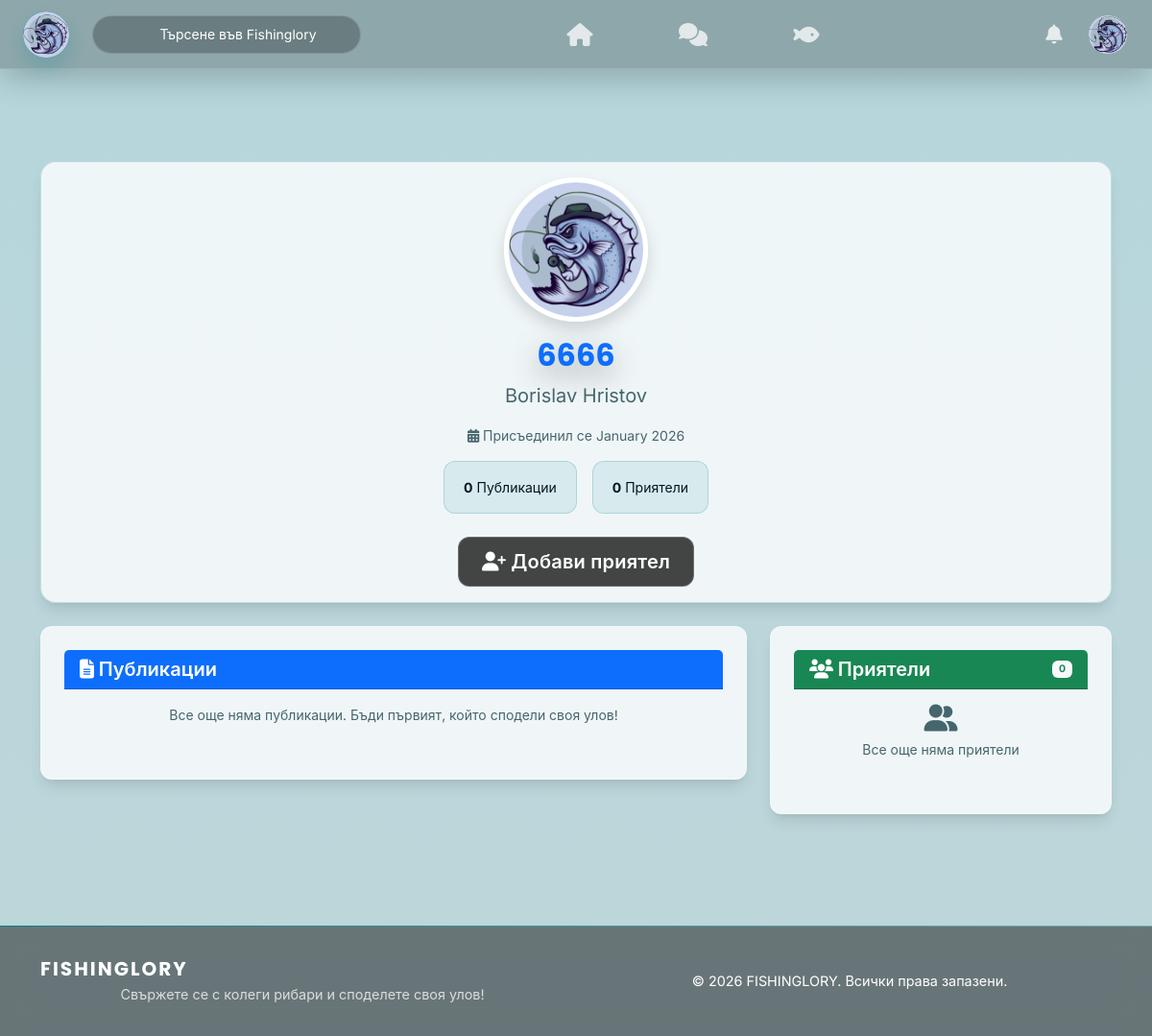
Screenshot of /be/users/profile.php?id=3 (signed in) with the database file from the repository.
### tables this page shows
CREATE TABLE `users` (
  `id` int(11) NOT NULL,
  `full_name` varchar(100) NOT NULL,
  `username` varchar(50) NOT NULL,
  `email` varchar(100) NOT NULL,
  `password_hash` varchar(255) NOT NULL,
  `role` enum('user','admin') DEFAULT 'user',
  `is_verified` tinyint(1) DEFAULT 0,
  `status` enum('active','banned') DEFAULT 'active',
  `created_at` timestamp NOT NULL DEFAULT current_timestamp(),
  `last_login` timestamp NULL DEFAULT NULL
);

### Config/languages.php (called while the page is built, shortened)
<?php
$lang = $_SESSION['lang'] ?? 'bg';
function __($key) {
    global $lang, $translations;
    return $translations[$lang][$key] ?? $key;
}
function getCurrentLang() {
    global $lang;
    return $lang;
}
?>

### Config/security.php (called while the page is built, shortened)
<?php
function generateCsrfToken() {
    return $_SESSION['csrf_token'];
}
function assetVersion(string $relativePath): string {
    $relativePath = ltrim($relativePath, "/\\");
    $fullPath = dirname(__DIR__) . DIRECTORY_SEPARATOR . $relativePath;
    if (is_file($fullPath)) {
        return (string) filemtime($fullPath);
    }
    return (string) time();
}

### Config/avatar_helper.php (called while the page is built, shortened)
<?php
function avatarAssetVersion($relativePath) {
    $absolutePath = __DIR__ . '/../' . ltrim($relativePath, '/');
    if (is_file($absolutePath)) {
        $mtime = filemtime($absolutePath);
        if ($mtime !== false) {
            return (string) $mtime;
        }
    }
    return null;
}
function resolveDefaultAvatarPath() {
    $theme = $_SESSION['theme'] ?? 'light';
    $isDark = ($theme === 'dark');
    $candidates = [
        'fe/assets/img/avatars/default_avatar_light.jpg',
        'fe/assets/img/default-avatar.png',
        'fe/assets/img/avatars/default.png',
        'fe/assets/img/logo_rounded.png',
    ];
    foreach ($candidates as $candidate) {
        if (is_file(__DIR__ . '/../' . $candidate)) {
            return $candidate;
        }
    }
    return 'fe/assets/img/logo.png';
}
function getUserAvatar($avatarUrl, $currentPath = null) {
    $defaultAvatar = resolveDefaultAvatarPath();
    $avatar = $avatarUrl ?? $defaultAvatar;
    if ($avatar !== $defaultAvatar && !is_file(__DIR__ . '/../' . $avatar)) {
        $avatar = $defaultAvatar;
    }
    if ($currentPath === null) {
        $currentPath = $_SERVER['PHP_SELF'] ?? '';
    }
    if (strpos($currentPath, '/fe/pages/') !== false) {
        if (strpos($avatar, 'fe/') === 0) {
            $path = '../../' . $avatar;
            if ($avatar === $defaultAvatar) {
                $version = avatarAssetVersion($defaultAvatar);
                if ($version !== null) {
                    $path .= '?v=' . $version;
                }
            }
            return $path;
        }
    } elseif (strpos($currentPath, '/be/') !== false) {
        if (strpos($avatar, 'fe/') === 0) {
            $path = '../../' . $avatar;
            if ($avatar === $defaultAvatar) {
                $version = avatarAssetVersion($defaultAvatar);
                if ($version !== null) {
                    $path .= '?v=' . $version;
                }
            }
            return $path;
        }
    }
    return $avatar;
}

### be/users/profile.php (the view, shortened to what this page needs)
<?php
require '../../config/database.php';
require '../../config/security.php';
require '../../config/languages.php';
$profileId = (int)($_GET['id'] ?? 0);
$currentUser = $_SESSION['user_id'] ?? 0;
$stmt = $pdo->prepare("
    SELECT u.id, u.username, u.full_name, u.created_at, up.avatar_url, up.bio, up.location, up.experience_level
    FROM users u
    LEFT JOIN user_profiles up ON u.id = up.user_id
    WHERE u.id = ?
");
$stmt->execute([$profileId]);
$user = $stmt->fetch();
$checkFriend = $pdo->prepare(
    "SELECT 1 FROM friends WHERE user_id = ? AND friend_id = ?"
);
$checkFriend->execute([$currentUser, $profileId]);
$isFriend = $checkFriend->fetch();
$pending = $pdo->prepare(
    "SELECT 1 FROM friend_requests
     WHERE sender_id = ? AND receiver_id = ? AND status = 'pending'"
);
$pending->execute([$currentUser, $profileId]);
$isPending = $pending->fetch();
$posts = [];
if ($isFriend || $currentUser === $profileId) {
    $stmt = $pdo->prepare("SELECT * FROM posts WHERE user_id = ? ORDER BY created_at DESC");
    $stmt->execute([$profileId]);
    $posts = $stmt->fetchAll();
} else {
    $stmt = $pdo->prepare("SELECT * FROM posts WHERE user_id = ? AND visibility = 'public' ORDER BY created_at DESC");
    $stmt->execute([$profileId]);
    $posts = $stmt->fetchAll();
}
$stmt = $pdo->prepare("
    SELECT COUNT(DISTINCT CASE
        WHEN user_id = ? THEN friend_id
        WHEN friend_id = ? THEN user_id
    END) as count
    FROM friends
    WHERE user_id = ? OR friend_id = ?
");
$stmt->execute([$profileId, $profileId, $profileId, $profileId]);
$friendCount = $stmt->fetch()['count'];
$stmt = $pdo->prepare("
    SELECT DISTINCT u.id, u.username, u.full_name, up.avatar_url
    FROM (
        SELECT friend_id as friend FROM friends WHERE user_id = ?
        UNION
        SELECT user_id as friend FROM friends WHERE friend_id = ?
    ) f
    JOIN users u ON u.id = f.friend
    LEFT JOIN user_profiles up ON u.id = up.user_id
    LIMIT 6
");
$stmt->execute([$profileId, $profileId]);
$friends = $stmt->fetchAll();
require_once '../../config/avatar_helper.php';
$profileAvatar = getUserAvatar($user['avatar_url'] ?? null);
?>
<!DOCTYPE html>
<html lang="<?= getCurrentLang() ?>">
<head>
    <link href="https://cdn.jsdelivr.net/npm/bootstrap@5.3.3/dist/css/bootstrap.min.css" rel="stylesheet">
    <link rel="stylesheet" href="https://cdnjs.cloudflare.com/ajax/libs/font-awesome/6.5.0/css/all.min.css">
    <link rel="stylesheet" href="../../fe/assets/css/style.css?v=<?= assetVersion('fe/assets/css/style.css') ?>">
    <link rel="stylesheet" href="../../fe/assets/css/navbar.css?v=<?= assetVersion('fe/assets/css/navbar.css') ?>">
    <link rel="stylesheet" href="../../fe/assets/css/profile.css?v=<?= assetVersion('fe/assets/css/profile.css') ?>">
    <link rel="stylesheet" href="../../fe/assets/css/posts.css?v=<?= assetVersion('fe/assets/css/posts.css') ?>">
    <link rel="stylesheet" href="../../fe/assets/css/components.css?v=<?= assetVersion('fe/assets/css/components.css') ?>">
</head>
<body class="d-flex flex-column min-vh-100" data-user-id="<?= isset($_SESSION['user_id']) ? $_SESSION['user_id'] : 0 ?>" data-csrf-token="<?= generateCsrfToken() ?>" data-theme="<?= $_SESSION['theme'] ?? 'light' ?>">
<?php include '../../fe/components/navbar.php'; ?>
<main class="flex-grow-1 container my-5 py-5">
    <div class="card mb-4 shadow profile-main-card">
        <div class="card-body text-center">
            <img src="<?= htmlspecialchars($profileAvatar) ?>" width="150" height="150" class="rounded-circle mb-3 border border-primary profile-avatar-main">
            <h2 class="fw-bold text-primary"><?= htmlspecialchars($user['username']) ?></h2>
            <p class="text-muted fs-5"><?= htmlspecialchars($user['full_name']) ?></p>
            <p class="text-muted"><i class="fas fa-calendar-alt"></i> <?= __('joined') ?> <?= date('F Y', strtotime($user['created_at'])) ?></p>
            <div class="profile-stats">
                <div class="profile-stat-item"><strong><?= count($posts) ?></strong> <?= __('posts') ?></div>
                <div class="profile-stat-item"><strong><?= $friendCount ?></strong> <?= __('friends') ?></div>
            </div>
            <?php if ($currentUser && $currentUser !== $profileId): ?>
                <div id="friendActionContainer">
                    <?php if ($isFriend): ?>
                        <span class="badge bg-success fs-6 px-3 py-2 me-2"><?= __('friends') ?></span>
                        <form action="../friends/remove_friend.php" method="POST" class="d-inline" onsubmit="return confirm('<?= htmlspecialchars(__('remove_friend_confirm'), ENT_QUOTES, 'UTF-8') ?>');">
                            <input type="hidden" name="csrf_token" value="<?= htmlspecialchars(generateCsrfToken(), ENT_QUOTES, 'UTF-8') ?>">
                            <input type="hidden" name="friend_id" value="<?= (int) $profileId ?>">
                            <input type="hidden" name="return_to" value="profile">
                            <button type="submit" class="btn btn-outline-danger btn-sm ms-2">
                                <i class="fas fa-user-minus"></i> <?= __('remove_friend') ?>
                            </button>
                        </form>
                    <?php elseif ($isPending): ?>
                        <span class="badge bg-warning text-dark fs-6 px-3 py-2"><?= __('request_sent') ?></span>
                    <?php else: ?>
                        <button onclick="sendFriendRequest(<?= $profileId ?>)" class="btn btn-primary btn-lg" id="addFriendBtn">
                            <i class="fas fa-user-plus"></i> <?= __('add_friend') ?>
                        </button>
                    <?php endif; ?>
                </div>
            <?php elseif ($currentUser === $profileId): ?>
                <a href="../../fe/pages/edit_profile.php" class="btn btn-outline-primary btn-lg">
                    <i class="fas fa-edit"></i> <?= __('edit_profile') ?>
                </a>
            <?php endif; ?>
        </div>
    </div>
    <div class="row">
        <div class="col-md-8">
            <div class="card profile-section-card">
                <div class="card-header bg-primary text-white">
                    <h5 class="mb-0"><i class="fas fa-file-alt"></i> <?= __('posts') ?></h5>
                </div>
                <div class="card-body">
                    <?php if (empty($posts)): ?>
                        <p class="text-center text-muted"><?= __('no_posts') ?></p>
                    <?php endif; ?>
                </div>
            </div>
        </div>
        <div class="col-md-4">
            <div class="card profile-section-card">
                <div class="card-header bg-success text-white d-flex justify-content-between align-items-center">
                    <h5 class="mb-0"><i class="fas fa-users"></i> <?= __('friends') ?></h5>
                    <span class="badge bg-light text-success"><?= $friendCount ?></span>
                </div>
                <div class="card-body">
                    <?php if (empty($friends)): ?>
                        <p class="text-center text-muted">
                            <i class="fas fa-user-friends fa-2x mb-2 d-block"></i>
                            <?= __('no_friends') ?>
                        </p>
                    <?php endif; ?>
                </div>
            </div>
        </div>
    </div>
</main>
<?php include '../../fe/components/footer.php'; ?>
</body>
</html>

### fe/assets/css/navbar.css (style rules this page uses)
body { padding-top: 72px; }

### fe/assets/css/profile.css (style rules this page uses)
body { background-color: var(--bg-primary); padding-top: 72px !important; }
.profile-main-card { border: 1px solid var(--border-color); border-radius: 16px; background: var(--surface-1); box-shadow: var(--shadow-sm); transition: all var(--transition-base); overflow: hidden; }
.profile-section-card { border: 1px solid var(--border-color); border-radius: 12px; background: var(--surface-1); box-shadow: var(--shadow-sm); transition: all var(--transition-base); padding: 24px; margin-bottom: 20px; }
.profile-stats { display: flex; justify-content: center; gap: 16px; margin-bottom: 24px; flex-wrap: wrap; }
.profile-stat-item { min-width: 100px; background: var(--bg-tertiary); border: 1px solid var(--border-color); border-radius: 12px; padding: 16px 20px; text-align: center; transition: all var(--transition-fast); cursor: default; }
.profile-avatar-main { width: 150px; height: 150px; border-width: 5px !important; border-color: white !important; object-fit: cover; box-shadow: 0 8px 16px rgba(0, 0, 0, 0.15); transition: all 250ms ease-in-out; }

### rows the page displays
users: username "6666", full_name "Borislav Hristov", created_at "January 2026"

### other values shown
__('search_placeholder') "Търсене във Fishinglory"
__('joined') "Присъединил се"
count($posts) "0"
__('posts') "Публикации"
$friendCount "0"
__('friends') "Приятели"
__('add_friend') "Добави приятел"
__('no_posts') "Все още няма публикации. Бъди първият, който сподели своя улов!"
__('no_friends') "Все още няма приятели"
__('footer_tagline') "Свържете се с колеги рибари и споделете своя улов!"
__('all_rights_reserved') "Всички права запазени."
